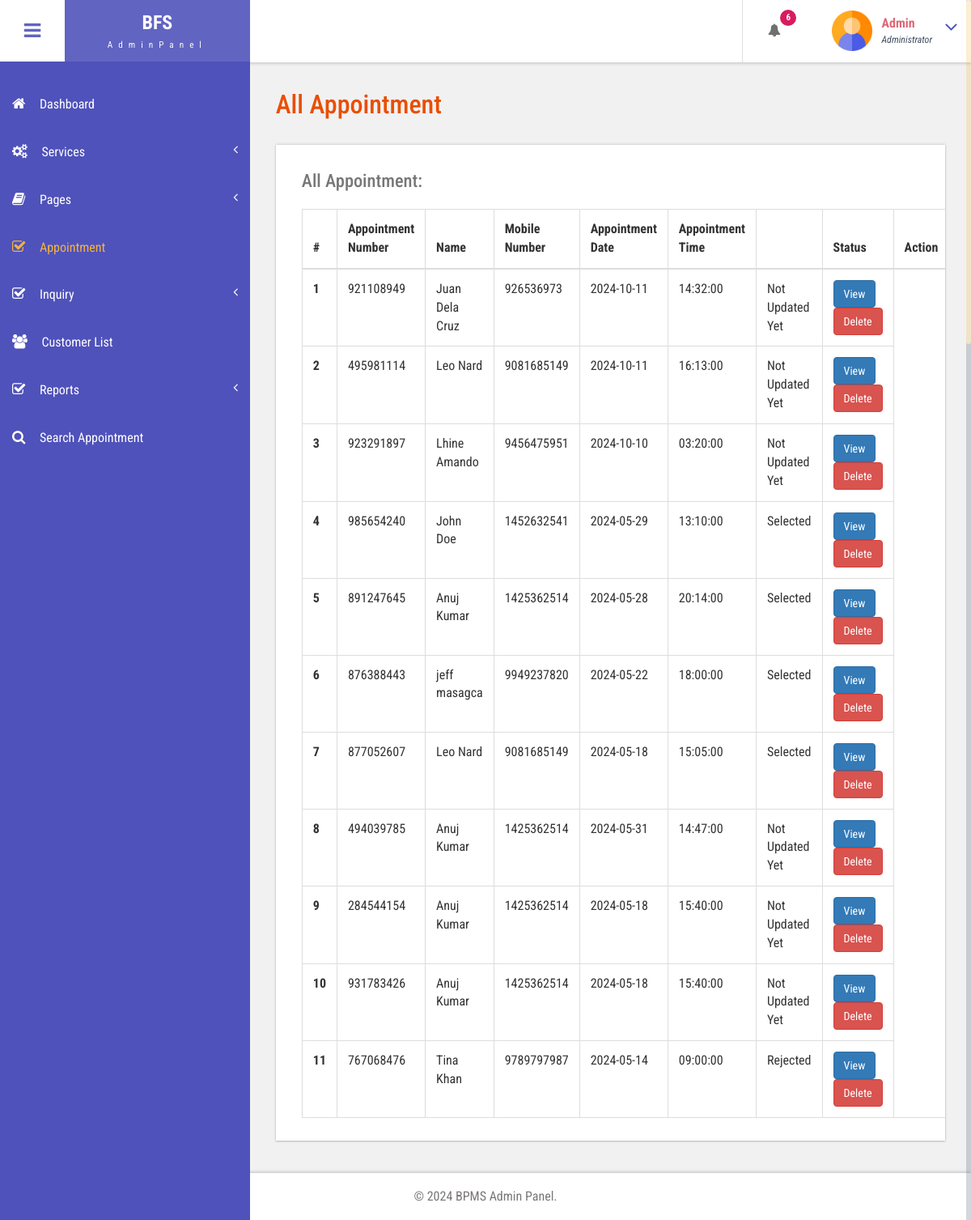
Before: /bfs/admin/all-appointment.php (signed in) with the older database file.
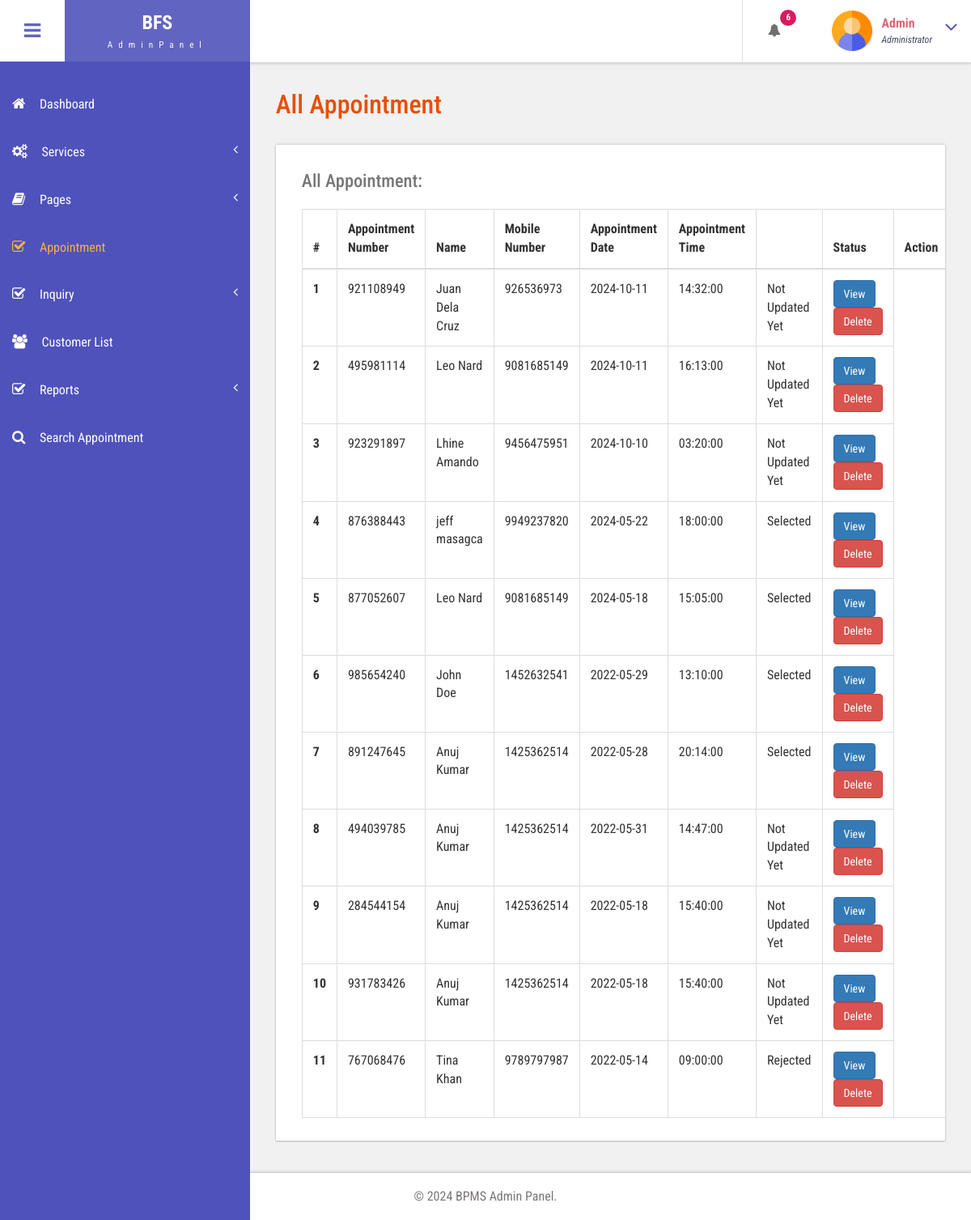
After: the same page with the newer database file.
### tables this page shows
CREATE TABLE `tblbook` (
  `ID` int(10) NOT NULL,
  `UserID` int(10) DEFAULT NULL,
  `AptNumber` int(10) DEFAULT NULL,
  `AptDate` date DEFAULT NULL,
  `AptTime` time DEFAULT NULL,
  `Service` varchar(50) NOT NULL,
  `Message` mediumtext DEFAULT NULL,
  `BookingDate` timestamp NULL DEFAULT current_timestamp(),
  `Remark` varchar(250) DEFAULT NULL,
  `Status` varchar(250) DEFAULT NULL,
  `RemarkDate` timestamp NULL DEFAULT NULL ON UPDATE current_timestamp()
);

CREATE TABLE `tbluser` (
  `ID` int(10) NOT NULL,
  `FirstName` varchar(120) DEFAULT NULL,
  `LastName` varchar(250) DEFAULT NULL,
  `MobileNumber` bigint(10) DEFAULT NULL,
  `Email` varchar(120) DEFAULT NULL,
  `Password` varchar(120) DEFAULT NULL,
  `RegDate` timestamp NULL DEFAULT current_timestamp()
);

### bfs/admin/all-appointment.php (the view, shortened to what this page needs)
<?php
include('includes/dbconnection.php');
if (strlen($_SESSION['bpmsaid']==0)) {
  header('location:logout.php');
  } else{
  ?>
<!DOCTYPE HTML>
<html>
<head>
<link href="css/bootstrap.css" rel='stylesheet' type='text/css' />
<link href="css/style.css" rel='stylesheet' type='text/css' />
<link href="css/font-awesome.css" rel="stylesheet">
<link href="css/animate.css" rel="stylesheet" type="text/css" media="all">
<link href="css/custom.css" rel="stylesheet">
</head>
<body class="cbp-spmenu-push">
	<div class="main-content">
		 <?php include_once('includes/sidebar.php');?>
		 <?php include_once('includes/header.php');?>
		<div id="page-wrapper">
			<div class="main-page">
				<div class="tables">
					<h3 class="title1">All Appointment</h3>
					<div class="table-responsive bs-example widget-shadow">
						<h4>All Appointment:</h4>
						<table class="table table-bordered"> <thead> <tr> <th>#</th>
							<th> Appointment Number</th>
							<th>Name</th>
							<th>Mobile Number</th>
							<th>Appointment Date</th>
							<th>Appointment Time<th>
							<th>Status</th>
							<th>Action</th> </tr> </thead>
							<tbody>
							<?php
							$ret=mysqli_query($con,"SELECT tbluser.FirstName, tbluser.LastName, tbluser.Email, tbluser.MobileNumber, tblbook.ID as bid, tblbook.AptNumber, tblbook.AptDate, tblbook.AptTime, tblbook.Message, tblbook.BookingDate, tblbook.Status FROM tblbook JOIN tbluser ON tbluser.ID=tblbook.UserID ORDER BY tblbook.BookingDate DESC, tblbook.ID DESC");
							$cnt=1;
							while ($row=mysqli_fetch_array($ret)) {
							?>
						 <tr> <th scope="row"><?php echo $cnt;?></th>
						 	<td><?php  echo $row['AptNumber'];?></td>
						 	<td><?php  echo $row['FirstName'];?> <?php  echo $row['LastName'];?></td>
						 	<td><?php  echo $row['MobileNumber'];?></td>
						 	<td><?php  echo $row['AptDate'];?></td>
						 	<td><?php  echo $row['AptTime'];?></td>
						 	<?php if($row['Status']==""){ ?>
								<td class="font-w600"><?php echo "Not Updated Yet"; ?></td>
								<?php } else { ?>
									<td><?php  echo $row['Status'];?></td><?php } ?>
                <td>
								<a href="view-appointment.php?viewid=<?php echo $row['bid'];?>" class="btn btn-primary">View</a>
								<a href="all-appointment.php?delid=<?php echo $row['bid'];?>" class="btn btn-danger" onClick="return confirm('Are you sure you want to delete?')">Delete</a>
                </td>
							</tr>   <?php
$cnt=$cnt+1;
}?></tbody> </table>
					</div>
				</div>
			</div>
		</div>
		 <?php include_once('includes/footer.php');?>
	</div>
</body>
</html>
<?php }  ?>

### bfs/admin/includes/sidebar.php (shortened to what this page needs)
<div class=" sidebar" role="navigation">
          <div class="navbar-collapse">
      <nav class="cbp-spmenu cbp-spmenu-vertical cbp-spmenu-left" id="cbp-spmenu-s1">
        <ul class="nav" id="side-menu">
          <li>
            <a href="dashboard.php"><i class="fa fa-home nav_icon"></i>Dashboard</a>
          </li>
          <li>
            <a href="add-services.php"><i class="fa fa-cogs nav_icon"></i>Services<span class="fa arrow"></span> </a>
          </li>
          <li class="">
            <a href="about-us.php"><i class="fa fa-book nav_icon"></i>Pages <span class="fa arrow"></span></a>
          </li>
          <li>
            <a href="all-appointment.php"><i class="fa fa-check-square-o nav_icon"></i>Appointment</a>
          </li>
         <li>
            <a href="readenq.php"><i class="fa fa-check-square-o nav_icon"></i>Inquiry<span class="fa arrow"></span></a>
          </li>
           <li>
            <a href="customer-list.php" class="chart-nav"><i class="fa fa-users nav_icon"></i>Customer List</a>
          </li>
            <li>
            <a href="#"><i class="fa fa-check-square-o nav_icon"></i>Reports<span class="fa arrow"></span></a>
          </li>
          <li>
            <a href="search-appointment.php" class="chart-nav"><i class="fa fa-search nav_icon"></i>Search Appointment</a>
          </li>
        </ul>
      </nav>
    </div>
  </div>

### bfs/admin/includes/header.php (shortened to what this page needs)
<div class="sticky-header header-section ">
      <div class="header-left">
        <button id="showLeftPush"><i class="fa fa-bars"></i></button>
        <div class="logo">
          <a href="index.html">
            <h1>BFS</h1>
            <span>AdminPanel</span>
          </a>
        </div>
      </div>
      <div class="header-right">
        <div class="profile_details_left">
          <ul class="nofitications-dropdown">
            <?php
$ret1=mysqli_query($con,"select tbluser.FirstName,tbluser.LastName,tblbook.ID as bid,tblbook.AptNumber from tblbook join tbluser on tbluser.ID=tblbook.UserID where tblbook.Status is null");
$num=mysqli_num_rows($ret1);
?>
            <li class="dropdown head-dpdn">
              <a href="#" class="dropdown-toggle" data-toggle="dropdown" aria-expanded="false"><i class="fa fa-bell"></i><span class="badge blue"><?php echo $num;?></span></a>
            </li>
          </ul>
          <div class="clearfix"> </div>
        </div>
        <div class="profile_details">
        <?php
$adid=$_SESSION['bpmsaid'];
$ret=mysqli_query($con,"select AdminName from tbladmin where ID='$adid'");
$row=mysqli_fetch_array($ret);
$name=$row['AdminName'];
?>
          <ul>
            <li class="dropdown profile_details_drop">
              <a href="#" class="dropdown-toggle" data-toggle="dropdown" aria-expanded="false">
                <div class="profile_img">
                  <span class="prfil-img"><img src="images/admin.png" alt="" width="50" height="50"> </span>
                  <div class="user-name">
                    <p><?php echo $name; ?></p>
                    <span>Administrator</span>
                  </div>
                  <i class="fa fa-angle-down lnr"></i>
                  <div class="clearfix"></div>
                </div>
              </a>
            </li>
          </ul>
        </div>
      </div>
      <div class="clearfix"> </div>
    </div>

### bfs/admin/includes/footer.php
<div class="footer">
   <p>&copy; 2024 BPMS Admin Panel.</p>
</div>

### bfs/admin/css/custom.css (style rules this page uses)
#page-wrapper { padding:7em 2em 2.5em; background-color: #F1F1F1; }
.sidebar .arrow { float: right; }
.sidebar .fa.arrow:before { content: "\f104"; }

Changed rows visible on the page:
shown differently, row unchanged: tblbook "jeff": moves up the list
shown differently, row unchanged: tblbook (number 5 of 11 on the later page): moves up the list
changed tblbook "John": AptDate "2024-05-29" → "2022-05-29"
changed tblbook (number 7 of 11 on the later page): AptDate "2024-05-28" → "2022-05-28"
changed tblbook (number 8 of 11 on the later page): AptDate "2024-05-31" → "2022-05-31"
changed tblbook (number 9 of 11 on the later page): AptDate "2024-05-18" → "2022-05-18"
changed tblbook (number 10 of 11 on the later page): AptDate "2024-05-18" → "2022-05-18"
changed tblbook "Rejected": AptDate "2024-05-14" → "2022-05-14"
